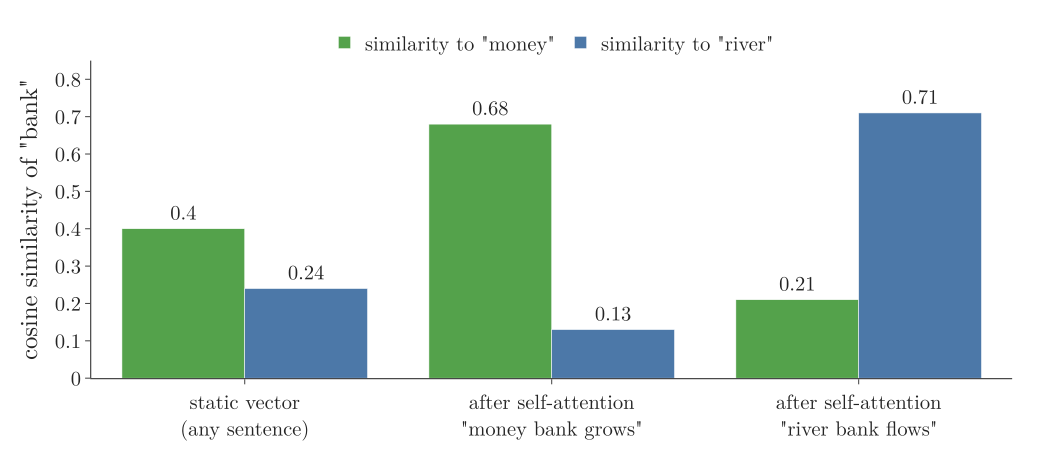

Generate this figure with Python:
"""Section 6's table as bars: the cosine similarity of the vector for "bank" with "money" and with "river", for the
static vector and after self-attention in each phrase (data/bank_similarity.csv, from the Notebook). Plotly."""
from pathlib import Path
import pandas as pd
import plotly.graph_objects as go
from common import BLUE, GREEN, FONT

here = Path(__file__).parent
S = pd.read_csv(here.parent / "data" / "bank_similarity.csv")
assert S.sim_money.tolist() == [0.4, 0.68, 0.21] and S.sim_river.tolist() == [0.24, 0.13, 0.71]
labels = ["static vector<br>(any sentence)", 'after self-attention<br>"money bank grows"', 'after self-attention<br>"river bank flows"']
fig = go.Figure()
fig.add_bar(x=labels, y=S.sim_money, name='similarity to "money"', marker_color=GREEN, text=S.sim_money, textposition="outside")
fig.add_bar(x=labels, y=S.sim_river, name='similarity to "river"', marker_color=BLUE, text=S.sim_river, textposition="outside")
fig.update_layout(template="simple_white", width=1000, height=440, font=dict(FONT, size=20), barmode="group",
                  yaxis=dict(title='cosine similarity of "bank"', range=[0, 0.85]),
                  legend=dict(orientation="h", x=0.5, xanchor="center", y=1.12), margin=dict(l=80, r=20, t=50, b=80))
fig.write_image(here / "bank_bars.png", scale=2)
fig.write_image(here / "bank_bars.pdf")
